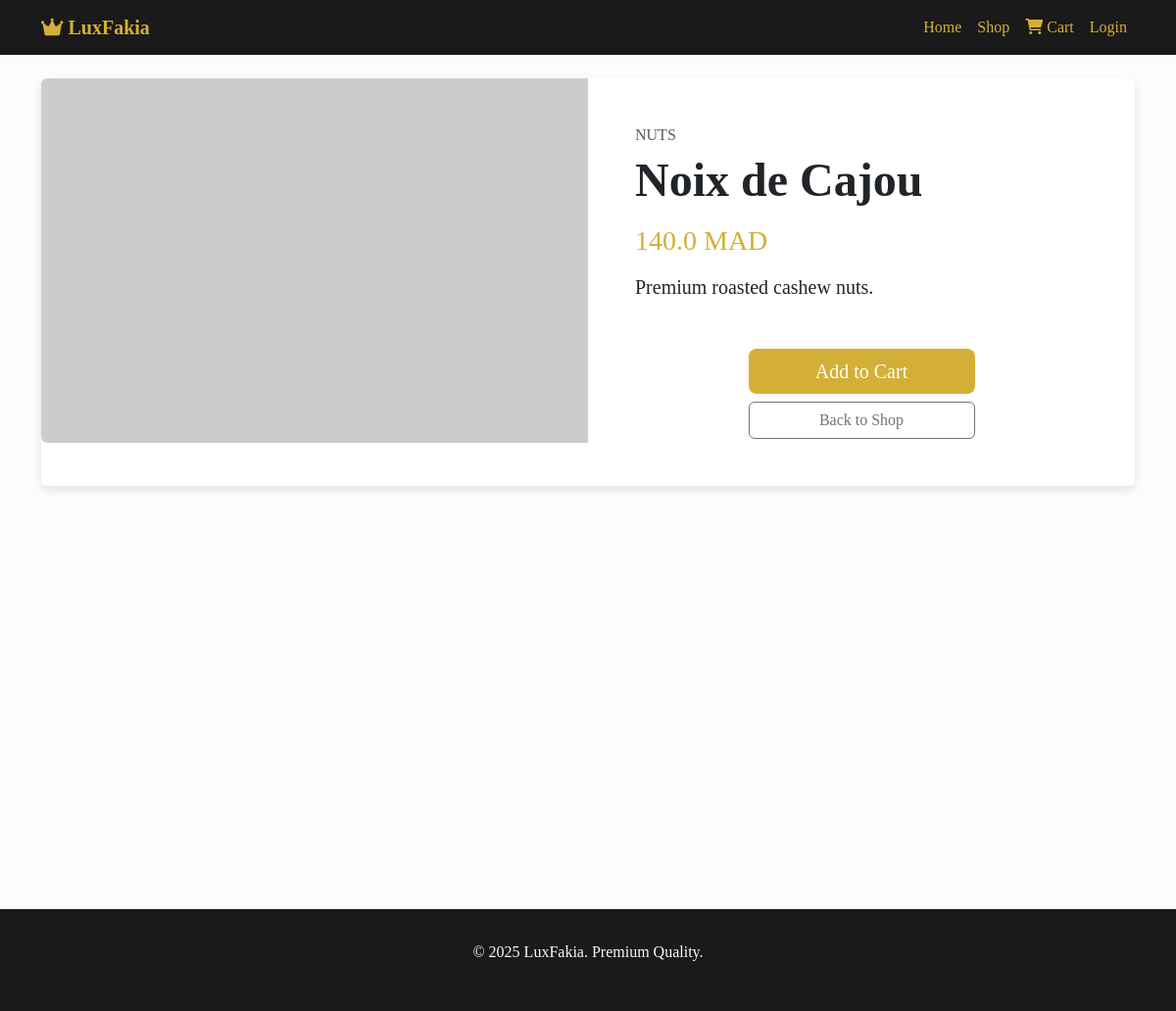
The app's page /product/4 with its own data.
### models.py (models this page shows, shortened)
class Product(db.Model):
    id = db.Column(db.Integer, primary_key=True)
    name = db.Column(db.String(150), nullable=False)
    description = db.Column(db.Text, nullable=True)
    price = db.Column(db.Float, nullable=False)
    category = db.Column(db.String(100), nullable=False)
    image_url = db.Column(db.String(500), nullable=True)

### routes.py (the view)
@main_bp.route('/product/<int:product_id>')
def product_detail(product_id):
    product = Product.query.get_or_404(product_id)
    return render_template('product_detail.html', product=product)

### templates/product_detail.html
{% extends "base.html" %}
{% block content %}
<div class="card mb-3 border-0">
    <div class="row g-0">
        <div class="col-md-6">
            <img src="{{ product.image_url }}" class="img-fluid rounded-start" alt="{{ product.name }}">
        </div>
        <div class="col-md-6">
            <div class="card-body p-5">
                <h6 class="text-uppercase text-muted">{{ product.category }}</h6>
                <h1 class="card-title display-5 fw-bold">{{ product.name }}</h1>
                <h3 class="text-gold my-3">{{ product.price }} MAD</h3>
                <p class="card-text lead">{{ product.description }}</p>
                <div class="d-grid gap-2 col-6 mx-auto mt-5">
                    <a href="{{ url_for('main.add_to_cart', product_id=product.id) }}" class="btn btn-gold btn-lg">Add to Cart</a>
                    <a href="{{ url_for('main.shop') }}" class="btn btn-outline-secondary">Back to Shop</a>
                </div>
            </div>
        </div>
    </div>
</div>
{% endblock %}

### templates/base.html (style rules this page uses)
:root { --primary-gold: #D4AF37; --dark-bg: #1a1a1a; --light-text: #f8f9fa; }
body { font-family: 'Playfair Display', serif; background-color: #fcfcfc; color: #333; }
.btn-gold { background-color: var(--primary-gold); color: #fff; border: none; }
.text-gold { color: var(--primary-gold); }
.card { border: none; box-shadow: 0 4px 8px rgba(0,0,0,0.1); transition: transform 0.3s; }

### records on screen
Product: category "NUTS", name "Noix de Cajou", price "140.0", description "Premium roasted cashew nuts."
